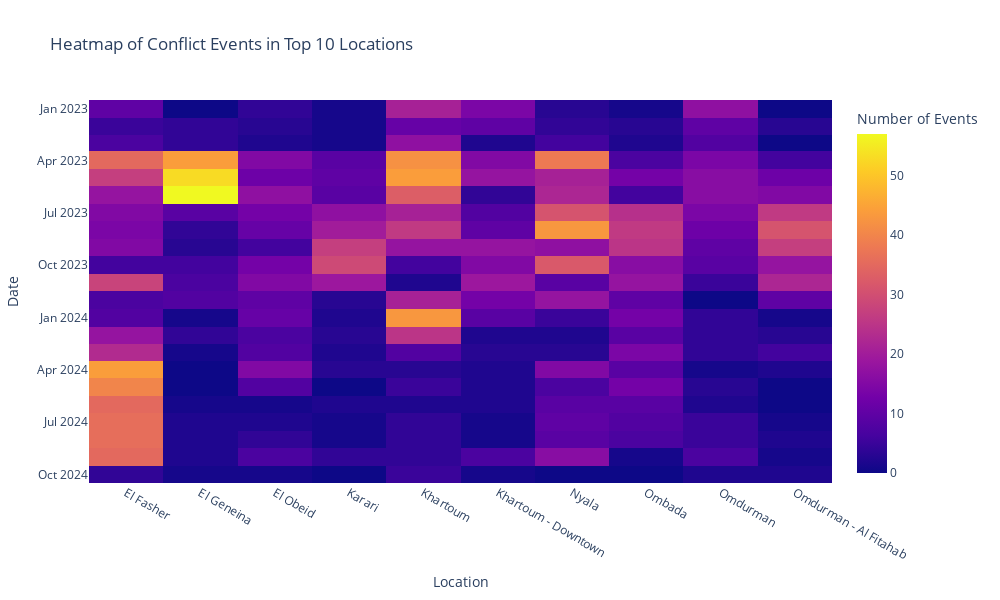

Notebook code for this chart:
### Code cell
import pandas as pd 
import plotly.express as px


# Ensure 'event_date' is in datetime format 
sudan_conflict_data['event_date'] = pd.to_datetime(sudan_conflict_data['event_date'], format='%d %B %Y')

# Get the top 10 locations with the most conflict events
top_locations = (
    sudan_conflict_data['location'].value_counts()
    .head(10)
    .index
)

# Filter the original dataset for these top locations
top_locations_data = sudan_conflict_data[sudan_conflict_data['location'].isin(top_locations)]

# Group by month and location, counting occurrences
location_trends = (
    top_locations_data
    .groupby([top_locations_data['event_date'].dt.to_period('M'), 'location'])
    .size()
    .reset_index(name='count')
)

# Convert period back to datetime for plotting
location_trends['event_date'] = location_trends['event_date'].dt.to_timestamp()

# Pivot the data for heatmap
heatmap_data = location_trends.pivot(index='event_date', columns='location', values='count').fillna(0)

# Create a heatmap
fig_heatmap = px.imshow(heatmap_data, 
                         title='Heatmap of Conflict Events in Top 10 Locations',
                         labels={'x': 'Location', 'y': 'Date', 'color': 'Number of Events'},
                         aspect='auto', 
                         template='plotly_white')

fig_heatmap.update_layout(width=1000, height=600)  

# Show interactive plot
fig_heatmap.show()

### Figure 1 — Plotly figure (JSON) as saved in the notebook; plotly's stock layout.template omitted (floating-point values rounded to 4 significant figures; data arrays with more than 128 entries replaced by an {"elided": "..."} marker saying what was removed)
{"data": [{"coloraxis": "coloraxis", "hovertemplate": "Location: %{x}<br>Date: %{y}<br>Number of Events: %{z}<extra></extra>", "name": "0", "type": "heatmap", "x": ["El Fasher", "El Geneina", "El Obeid", "Karari", "Khartoum", "Khartoum - Downtown", "Nyala", "Ombada", "Omdurman", "Omdurman - Al Fitahab"], "xaxis": "x", "y": ["2023-01-01T00:00:00", "2023-02-01T00:00:00", "2023-03-01T00:00:00", "2023-04-01T00:00:00", "2023-05-01T00:00:00", "2023-06-01T00:00:00", "2023-07-01T00:00:00", "2023-08-01T00:00:00", "2023-09-01T00:00:00", "2023-10-01T00:00:00", "2023-11-01T00:00:00", "2023-12-01T00:00:00", "2024-01-01T00:00:00", "2024-02-01T00:00:00", "2024-03-01T00:00:00", "2024-04-01T00:00:00", "2024-05-01T00:00:00", "2024-06-01T00:00:00", "2024-07-01T00:00:00", "2024-08-01T00:00:00", "2024-09-01T00:00:00", "2024-10-01T00:00:00"], "yaxis": "y", "z": {"elided": "22x10 int values"}}], "layout": {"coloraxis": {"colorbar": {"title": {"text": "Number of Events"}}, "colorscale": [[0, "#0d0887"], [0.1111, "#46039f"], [0.2222, "#7201a8"], [0.3333, "#9c179e"], [0.4444, "#bd3786"], [0.5556, "#d8576b"], [0.6667, "#ed7953"], [0.7778, "#fb9f3a"], [0.8889, "#fdca26"], [1, "#f0f921"]]}, "height": 600, "title": {"text": "Heatmap of Conflict Events in Top 10 Locations"}, "width": 1000, "xaxis": {"anchor": "y", "domain": [0, 1], "title": {"text": "Location"}}, "yaxis": {"anchor": "x", "autorange": "reversed", "domain": [0, 1], "title": {"text": "Date"}}}}
